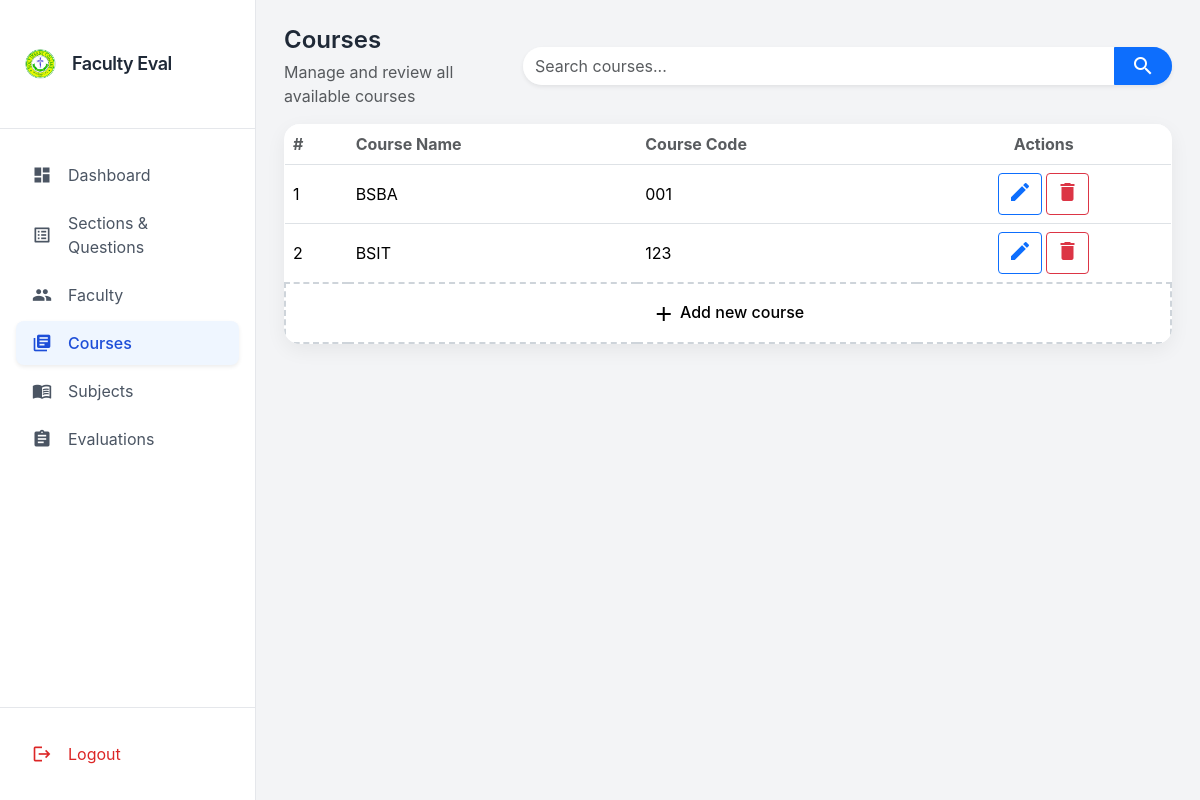
Page /courses/ on the earlier database version.
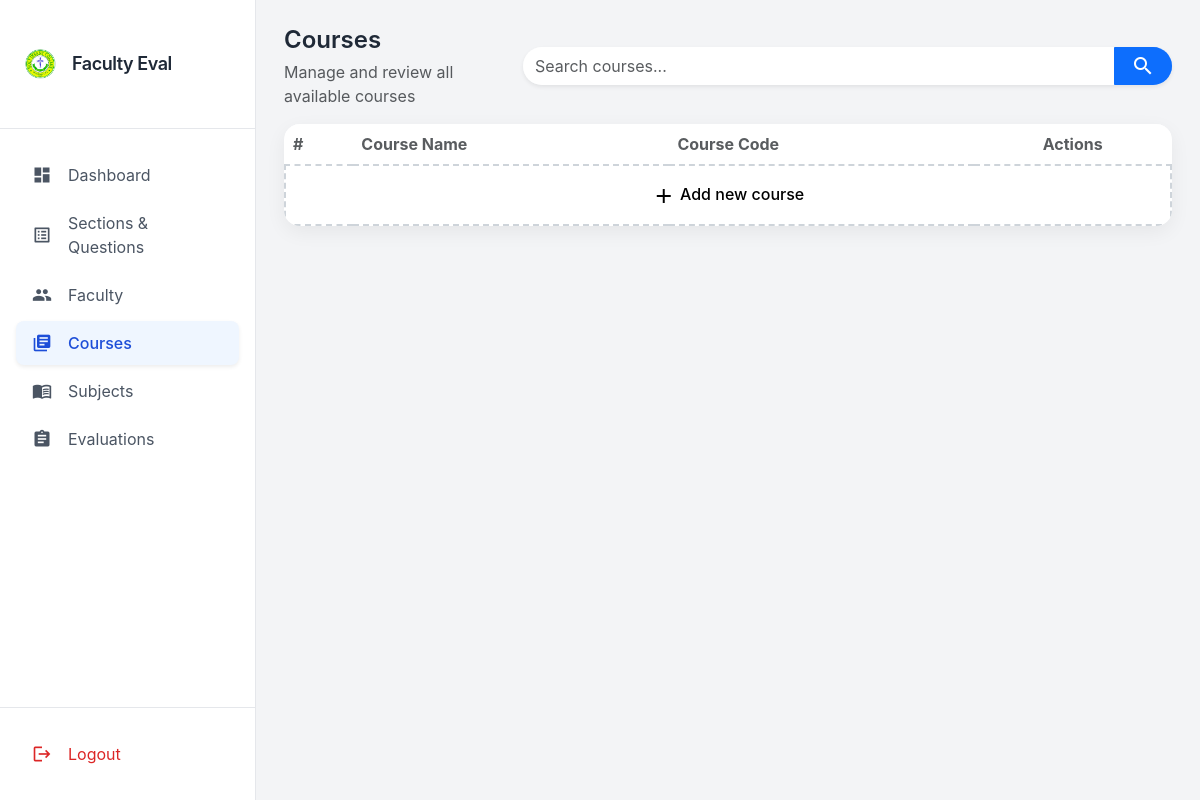
Same page on the later database version.
### evaluation/models.py (models this page shows, shortened)
class Course(models.Model):
    name = models.CharField(max_length=100, unique=True)
    code = models.CharField(max_length=20, blank=True, null=True)

### evaluation/views.py (the view)
# urls.py: path('courses/', views.courses_list, name='courses_list'),
def courses_list(request):
    query = request.GET.get('q', '')
    courses_qs = Course.objects.all()
    if query:
        courses_qs = courses_qs.filter(name__icontains=query)
    paginator = Paginator(courses_qs.order_by('name'), 15)
    page_number = request.GET.get('page')
    page_obj = paginator.get_page(page_number)
    return render(request, 'admins/courses_list.html', {
        'courses': page_obj.object_list,
        'page_obj': page_obj,
        'is_paginated': page_obj.has_other_pages(),
        'query': query,
    })

### templates/admins/courses_list.html (shortened to what this page needs)
{% extends 'admins/base.html' %}
{% block extra_head %}
<link href="https://cdn.jsdelivr.net/npm/bootstrap@5.3.2/dist/css/bootstrap.min.css" rel="stylesheet">
{% endblock %}
{% block content %}
<div class="container-fluid py-2">
    <div class="d-flex flex-column flex-md-row justify-content-between align-items-center gap-3 mb-3">
        <div class="d-flex flex-column">
            <h2 class="text-2xl fw-semibold mb-1">Courses</h2>
            <p class="text-muted">Manage and review all available courses</p>
        </div>
        <form method="GET" class="d-flex gap-2 header-search w-100 w-md-auto">
            <div class="input-group shadow-sm rounded-pill overflow-hidden">
                <input type="text" name="q" value="{{ request.GET.q }}" class="form-control border-0" placeholder="Search courses..." style="min-width:220px;">
                <button class="btn btn-primary d-flex align-items-center justify-content-center px-3">
                    <span class="material-icons">search</span>
                </button>
            </div>
        </form>
    </div>
    <div class="dashboard-card p-0 overflow-hidden">
        <div class="table-responsive">
            <table class="table table-hover align-middle mb-0 text-nowrap">
                <thead class="bg-light">
                    <tr>
                        <th class="text-muted">#</th>
                        <th class="text-muted">Course Name</th>
                        <th class="text-muted">Course Code</th>
                        <th class="text-center text-muted">Actions</th>
                    </tr>
                </thead>
                <tbody>
                    {% for course in courses %}
                    <tr id="row-{{ course.id }}">
                        <form method="POST" action="{% url 'course_edit' course.id %}">
                        <td>{{ forloop.counter }}</td>
                        <td>
                            <span class="view">{{ course.name }}</span>
                        </td>
                        <td>
                            <span class="view">{{ course.code|default:"-" }}</span>
                        </td>
                        <td class="text-center">
                            <div class="d-flex justify-content-center gap-1 actions-btns">
                                <button type="button" class="btn btn-outline-primary btn-sm view" onclick="toggleEditCourse({{ course.id }})">
                                    <span class="material-icons">edit</span>
                                </button>
                                <button type="button" class="btn btn-outline-danger btn-sm view" data-bs-toggle="modal" data-bs-target="#deleteCourseModal{{ course.id }}">
                                    <span class="material-icons">delete</span>
                                </button>
                            </div>
                        </td>
                        </form>
                    </tr>
                    {% endfor %}
                    <tr id="ghostRow" class="add-ghost" onclick="toggleAddCourseRow()">
                        <td colspan="4" class="text-center py-3">
                            <span class="material-icons align-middle">add</span> Add new course
                        </td>
                    </tr>
                </tbody>
            </table>
        </div>
    </div>
</div>
{% endblock %}

Differences in the rows shown:
removed Course: name "BSBA", code "001"
removed Course: name "BSIT", code "123"
